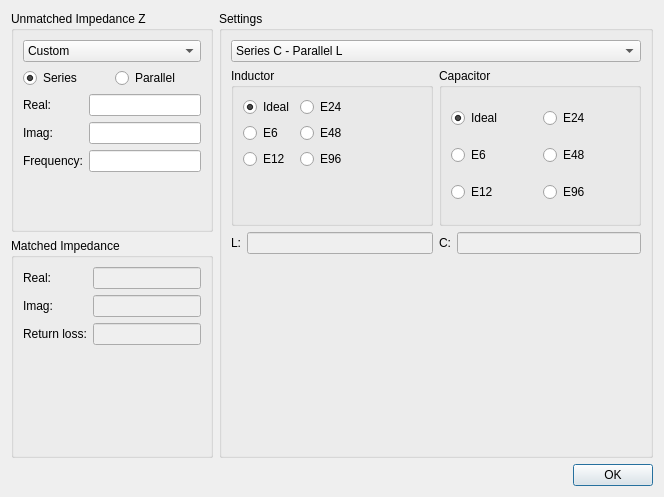
<?xml version="1.0" encoding="UTF-8"?>
<ui version="4.0">
 <class>ImpedanceMatchDialog</class>
 <widget class="QDialog" name="ImpedanceMatchDialog">
  <property name="windowModality">
   <enum>Qt::ApplicationModal</enum>
  </property>
  <property name="geometry">
   <rect>
    <x>0</x>
    <y>0</y>
    <width>664</width>
    <height>497</height>
   </rect>
  </property>
  <property name="windowTitle">
   <string>Impedance Matching</string>
  </property>
  <layout class="QVBoxLayout" name="verticalLayout">
   <item>
    <layout class="QHBoxLayout" name="horizontalLayout_3" stretch="0,1">
     <item>
      <layout class="QVBoxLayout" name="verticalLayout_5">
       <item>
        <widget class="QGroupBox" name="groupBox_4">
         <property name="title">
          <string>Unmatched Impedance Z</string>
         </property>
         <layout class="QVBoxLayout" name="verticalLayout_3">
          <item>
           <widget class="QComboBox" name="cSource">
            <item>
             <property name="text">
              <string>Custom</string>
             </property>
            </item>
           </widget>
          </item>
          <item>
           <layout class="QHBoxLayout" name="horizontalLayout">
            <item>
             <widget class="QRadioButton" name="rbSeries">
              <property name="text">
               <string>Series</string>
              </property>
              <property name="checked">
               <bool>true</bool>
              </property>
              <attribute name="buttonGroup">
               <string notr="true">zGroup</string>
              </attribute>
             </widget>
            </item>
            <item>
             <widget class="QRadioButton" name="rbParallel">
              <property name="text">
               <string>Parallel</string>
              </property>
              <attribute name="buttonGroup">
               <string notr="true">zGroup</string>
              </attribute>
             </widget>
            </item>
           </layout>
          </item>
          <item>
           <layout class="QFormLayout" name="formLayout_2">
            <item row="0" column="0">
             <widget class="QLabel" name="label">
              <property name="text">
               <string>Real:</string>
              </property>
             </widget>
            </item>
            <item row="0" column="1">
             <widget class="SIUnitEdit" name="zReal"/>
            </item>
            <item row="1" column="0">
             <widget class="QLabel" name="label_5">
              <property name="text">
               <string>Imag:</string>
              </property>
             </widget>
            </item>
            <item row="1" column="1">
             <widget class="SIUnitEdit" name="zImag"/>
            </item>
            <item row="2" column="0">
             <widget class="QLabel" name="frequencyLabel">
              <property name="text">
               <string>Frequency:</string>
              </property>
             </widget>
            </item>
            <item row="2" column="1">
             <widget class="SIUnitEdit" name="zFreq"/>
            </item>
           </layout>
          </item>
         </layout>
        </widget>
       </item>
       <item>
        <widget class="QGroupBox" name="groupBox_3">
         <property name="title">
          <string>Matched Impedance</string>
         </property>
         <layout class="QFormLayout" name="formLayout">
          <item row="0" column="0">
           <widget class="QLabel" name="label_2">
            <property name="text">
             <string>Real:</string>
            </property>
           </widget>
          </item>
          <item row="0" column="1">
           <widget class="SIUnitEdit" name="mReal">
            <property name="enabled">
             <bool>false</bool>
            </property>
           </widget>
          </item>
          <item row="1" column="0">
           <widget class="QLabel" name="label_3">
            <property name="text">
             <string>Imag:</string>
            </property>
           </widget>
          </item>
          <item row="1" column="1">
           <widget class="SIUnitEdit" name="mImag">
            <property name="enabled">
             <bool>false</bool>
            </property>
           </widget>
          </item>
          <item row="2" column="0">
           <widget class="QLabel" name="label_4">
            <property name="text">
             <string>Return loss:</string>
            </property>
           </widget>
          </item>
          <item row="2" column="1">
           <widget class="SIUnitEdit" name="mLoss">
            <property name="enabled">
             <bool>false</bool>
            </property>
           </widget>
          </item>
         </layout>
        </widget>
       </item>
      </layout>
     </item>
     <item>
      <widget class="QGroupBox" name="groupBox_5">
       <property name="title">
        <string>Settings</string>
       </property>
       <layout class="QVBoxLayout" name="verticalLayout_6">
        <item>
         <widget class="QComboBox" name="cMatchType">
          <item>
           <property name="text">
            <string>Series C - Parallel L</string>
           </property>
          </item>
          <item>
           <property name="text">
            <string>Parallel C - Series L</string>
           </property>
          </item>
         </widget>
        </item>
        <item>
         <layout class="QHBoxLayout" name="horizontalLayout_5">
          <item>
           <layout class="QVBoxLayout" name="verticalLayout_2">
            <item>
             <widget class="QGroupBox" name="groupBox">
              <property name="title">
               <string>Inductor</string>
              </property>
              <layout class="QFormLayout" name="formLayout_3">
               <item row="0" column="0">
                <widget class="QRadioButton" name="lIdeal">
                 <property name="text">
                  <string>Ideal</string>
                 </property>
                 <property name="checked">
                  <bool>true</bool>
                 </property>
                 <attribute name="buttonGroup">
                  <string notr="true">lGroup</string>
                 </attribute>
                </widget>
               </item>
               <item row="0" column="1">
                <widget class="QRadioButton" name="lE24">
                 <property name="text">
                  <string>E24</string>
                 </property>
                 <attribute name="buttonGroup">
                  <string notr="true">lGroup</string>
                 </attribute>
                </widget>
               </item>
               <item row="1" column="0">
                <widget class="QRadioButton" name="lE6">
                 <property name="text">
                  <string>E6</string>
                 </property>
                 <attribute name="buttonGroup">
                  <string notr="true">lGroup</string>
                 </attribute>
                </widget>
               </item>
               <item row="1" column="1">
                <widget class="QRadioButton" name="lE48">
                 <property name="text">
                  <string>E48</string>
                 </property>
                 <attribute name="buttonGroup">
                  <string notr="true">lGroup</string>
                 </attribute>
                </widget>
               </item>
               <item row="2" column="0">
                <widget class="QRadioButton" name="lE12">
                 <property name="text">
                  <string>E12</string>
                 </property>
                 <attribute name="buttonGroup">
                  <string notr="true">lGroup</string>
                 </attribute>
                </widget>
               </item>
               <item row="2" column="1">
                <widget class="QRadioButton" name="lE96">
                 <property name="text">
                  <string>E96</string>
                 </property>
                 <attribute name="buttonGroup">
                  <string notr="true">lGroup</string>
                 </attribute>
                </widget>
               </item>
              </layout>
             </widget>
            </item>
            <item>
             <layout class="QHBoxLayout" name="horizontalLayout_4">
              <item>
               <widget class="QLabel" name="lL">
                <property name="text">
                 <string>L:</string>
                </property>
               </widget>
              </item>
              <item>
               <widget class="SIUnitEdit" name="lValue">
                <property name="enabled">
                 <bool>false</bool>
                </property>
               </widget>
              </item>
             </layout>
            </item>
           </layout>
          </item>
          <item>
           <layout class="QVBoxLayout" name="verticalLayout_4">
            <item>
             <widget class="QGroupBox" name="groupBox_2">
              <property name="title">
               <string>Capacitor</string>
              </property>
              <layout class="QGridLayout" name="gridLayout_2">
               <item row="1" column="0">
                <widget class="QRadioButton" name="cE6">
                 <property name="text">
                  <string>E6</string>
                 </property>
                 <attribute name="buttonGroup">
                  <string notr="true">cGroup</string>
                 </attribute>
                </widget>
               </item>
               <item row="2" column="0">
                <widget class="QRadioButton" name="cE12">
                 <property name="text">
                  <string>E12</string>
                 </property>
                 <attribute name="buttonGroup">
                  <string notr="true">cGroup</string>
                 </attribute>
                </widget>
               </item>
               <item row="0" column="0">
                <widget class="QRadioButton" name="cIdeal">
                 <property name="text">
                  <string>Ideal</string>
                 </property>
                 <property name="checked">
                  <bool>true</bool>
                 </property>
                 <attribute name="buttonGroup">
                  <string notr="true">cGroup</string>
                 </attribute>
                </widget>
               </item>
               <item row="0" column="1">
                <widget class="QRadioButton" name="cE24">
                 <property name="text">
                  <string>E24</string>
                 </property>
                 <attribute name="buttonGroup">
                  <string notr="true">cGroup</string>
                 </attribute>
                </widget>
               </item>
               <item row="1" column="1">
                <widget class="QRadioButton" name="cE48">
                 <property name="text">
                  <string>E48</string>
                 </property>
                 <attribute name="buttonGroup">
                  <string notr="true">cGroup</string>
                 </attribute>
                </widget>
               </item>
               <item row="2" column="1">
                <widget class="QRadioButton" name="cE96">
                 <property name="text">
                  <string>E96</string>
                 </property>
                 <attribute name="buttonGroup">
                  <string notr="true">cGroup</string>
                 </attribute>
                </widget>
               </item>
              </layout>
             </widget>
            </item>
            <item>
             <layout class="QHBoxLayout" name="horizontalLayout_2">
              <item>
               <widget class="QLabel" name="lC">
                <property name="text">
                 <string>C:</string>
                </property>
               </widget>
              </item>
              <item>
               <widget class="SIUnitEdit" name="cValue">
                <property name="enabled">
                 <bool>false</bool>
                </property>
               </widget>
              </item>
             </layout>
            </item>
           </layout>
          </item>
         </layout>
        </item>
        <item>
         <widget class="QLabel" name="Image">
          <property name="text">
           <string/>
          </property>
          <property name="scaledContents">
           <bool>false</bool>
          </property>
         </widget>
        </item>
       </layout>
      </widget>
     </item>
    </layout>
   </item>
   <item>
    <widget class="QDialogButtonBox" name="buttonBox">
     <property name="orientation">
      <enum>Qt::Horizontal</enum>
     </property>
     <property name="standardButtons">
      <set>QDialogButtonBox::Ok</set>
     </property>
    </widget>
   </item>
  </layout>
 </widget>
 <customwidgets>
  <customwidget>
   <class>SIUnitEdit</class>
   <extends>QLineEdit</extends>
   <header>CustomWidgets/siunitedit.h</header>
  </customwidget>
 </customwidgets>
 <resources/>
 <connections>
  <connection>
   <sender>buttonBox</sender>
   <signal>accepted()</signal>
   <receiver>ImpedanceMatchDialog</receiver>
   <slot>accept()</slot>
   <hints>
    <hint type="sourcelabel">
     <x>248</x>
     <y>254</y>
    </hint>
    <hint type="destinationlabel">
     <x>157</x>
     <y>274</y>
    </hint>
   </hints>
  </connection>
  <connection>
   <sender>buttonBox</sender>
   <signal>rejected()</signal>
   <receiver>ImpedanceMatchDialog</receiver>
   <slot>reject()</slot>
   <hints>
    <hint type="sourcelabel">
     <x>316</x>
     <y>260</y>
    </hint>
    <hint type="destinationlabel">
     <x>286</x>
     <y>274</y>
    </hint>
   </hints>
  </connection>
 </connections>
 <buttongroups>
  <buttongroup name="lGroup"/>
  <buttongroup name="zGroup"/>
  <buttongroup name="cGroup"/>
 </buttongroups>
</ui>
